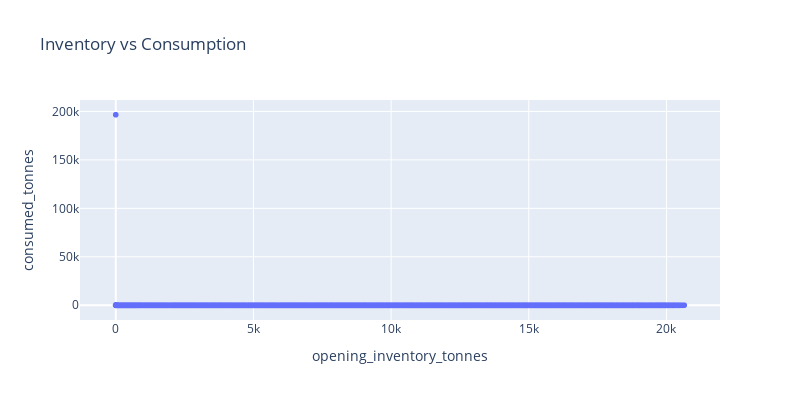

Notebook source saved alongside this figure:
### Code cell
inventory_consumption = df.groupby('opening_inventory_tonnes', as_index= False)['consumed_tonnes'].sum()
fig = px.scatter(inventory_consumption, 
                 x='opening_inventory_tonnes', 
                 y='consumed_tonnes', 
                 title='Inventory vs Consumption')
fig.update_layout(width=800, height=400)
fig.show()

### Figure 1 — Plotly figure (JSON) as saved in the notebook; plotly's stock layout.template omitted (floating-point values rounded to 4 significant figures; data arrays with more than 128 entries replaced by an {"elided": "..."} marker saying what was removed)
{"data": [{"hovertemplate": "opening_inventory_tonnes=%{x}<br>consumed_tonnes=%{y}<extra></extra>", "legendgroup": "", "marker": {"color": "#636efa", "symbol": "circle"}, "mode": "markers", "name": "", "showlegend": false, "type": "scattergl", "x": {"elided": "19423 float values"}, "xaxis": "x", "y": {"elided": "19423 float values"}, "yaxis": "y"}], "layout": {"height": 400, "legend": {"tracegroupgap": 0}, "title": {"text": "Inventory vs Consumption"}, "width": 800, "xaxis": {"anchor": "y", "autorange": true, "domain": [0, 1], "range": [-1298.0, 21940.0], "title": {"text": "opening_inventory_tonnes"}, "type": "linear"}, "yaxis": {"anchor": "x", "autorange": true, "domain": [0, 1], "range": [-15220.0, 211800.0], "title": {"text": "consumed_tonnes"}, "type": "linear"}}}
